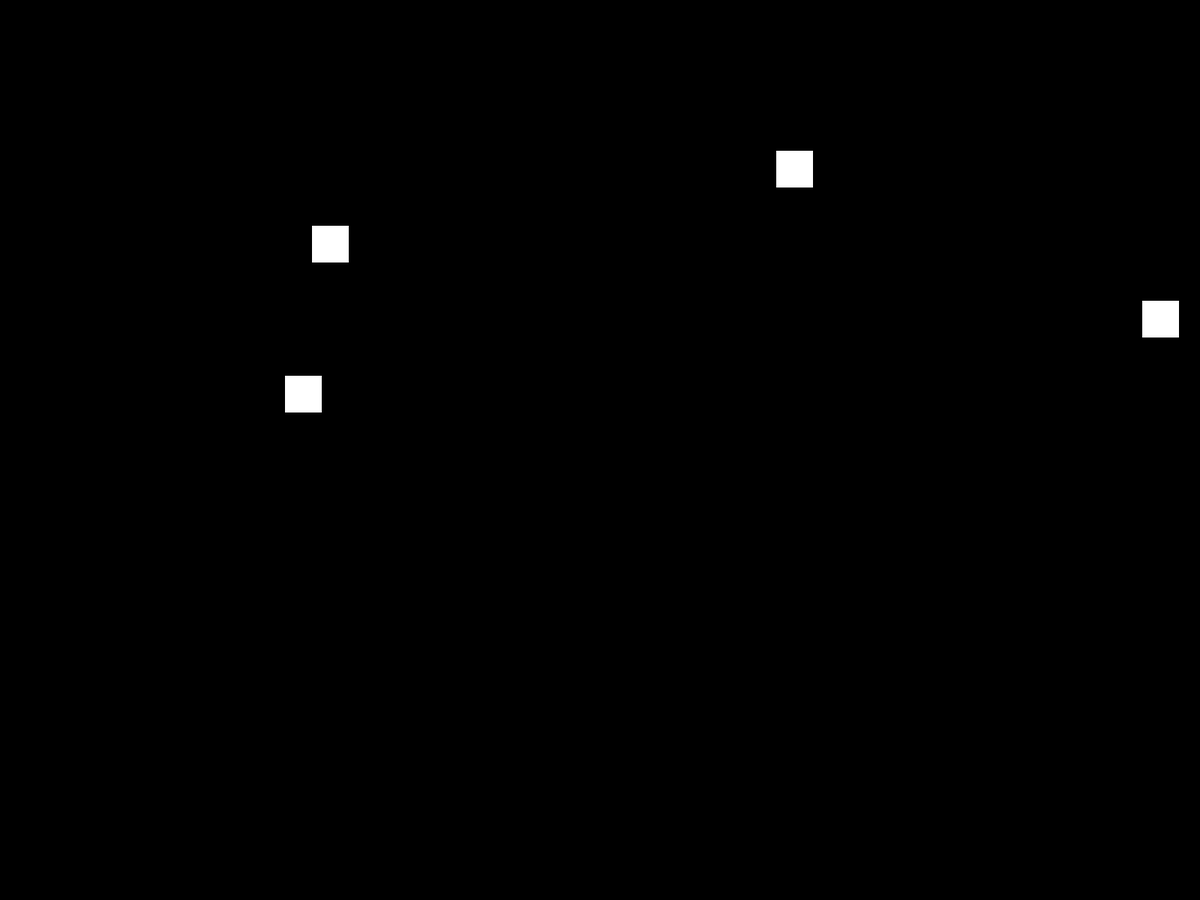
Frame 1 (no input)
Frame 60 (the mouse pressed at the canvas centre just before this capture): identical to frame 1, image omitted
Frame 120 (the mouse held since frame 60 and released just before this capture): identical to frame 1, image omitted

The Processing sketch that drew this single still picture (run headless with seeded random() and noise(); from frame 60 on, the mouse is pressed at the canvas centre):

// Processing sketch: ejemplo_4_random_array
// ── ejemplo_4_random_array.pde
int[] x = new int[4];
int[] y = {200, 300,400,500};

void setup(){
  fullScreen();
  hacerRandomX();
}
void draw(){
  background(0);
  for(int i =0; i < x.length; i++){ 
    rect(x[i], y[i], 50,50);
  }
}
void hacerRandomX(){
  for(int i =0; i < x.length; i++){
    x[i] = int(random(width));
  }
}
void mouseReleased(){
  hacerRandomX();
}
